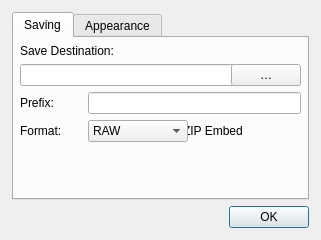
<?xml version="1.0" encoding="UTF-8"?>
<ui version="4.0">
 <class>Preferences</class>
 <widget class="QDialog" name="Preferences">
  <property name="geometry">
   <rect>
    <x>0</x>
    <y>0</y>
    <width>321</width>
    <height>240</height>
   </rect>
  </property>
  <property name="minimumSize">
   <size>
    <width>320</width>
    <height>200</height>
   </size>
  </property>
  <property name="maximumSize">
   <size>
    <width>640</width>
    <height>400</height>
   </size>
  </property>
  <property name="windowTitle">
   <string>Preferences</string>
  </property>
  <property name="windowIcon">
   <iconset resource="Resources.qrc">
    <normaloff>:/Img/app_icon.png</normaloff>:/Img/app_icon.png</iconset>
  </property>
  <property name="modal">
   <bool>true</bool>
  </property>
  <layout class="QGridLayout" name="gridLayout" rowstretch="1,0">
   <property name="leftMargin">
    <number>12</number>
   </property>
   <property name="topMargin">
    <number>12</number>
   </property>
   <property name="rightMargin">
    <number>12</number>
   </property>
   <property name="bottomMargin">
    <number>12</number>
   </property>
   <item row="1" column="0">
    <spacer name="horizontalSpacer">
     <property name="orientation">
      <enum>Qt::Horizontal</enum>
     </property>
     <property name="sizeHint" stdset="0">
      <size>
       <width>135</width>
       <height>20</height>
      </size>
     </property>
    </spacer>
   </item>
   <item row="1" column="1">
    <widget class="QDialogButtonBox" name="buttonBox">
     <property name="orientation">
      <enum>Qt::Horizontal</enum>
     </property>
     <property name="standardButtons">
      <set>QDialogButtonBox::Ok</set>
     </property>
    </widget>
   </item>
   <item row="0" column="0" colspan="2">
    <widget class="QTabWidget" name="tabWidget">
     <property name="currentIndex">
      <number>0</number>
     </property>
     <widget class="QWidget" name="saving">
      <attribute name="title">
       <string>Saving</string>
      </attribute>
      <layout class="QGridLayout" name="gridLayout_3">
       <property name="leftMargin">
        <number>6</number>
       </property>
       <property name="topMargin">
        <number>6</number>
       </property>
       <property name="rightMargin">
        <number>6</number>
       </property>
       <property name="bottomMargin">
        <number>6</number>
       </property>
       <item row="3" column="0">
        <widget class="QLabel" name="label_3">
         <property name="toolTip">
          <string>&lt;html&gt;&lt;head/&gt;&lt;body&gt;&lt;p&gt;Specify the output format for recordings.&lt;/p&gt;&lt;p&gt;Note that PNG or RAW formats generate 1 output file per frame.&lt;/p&gt;&lt;p&gt;Optionally you can choose to embded these multiple output files in a .ZIP archive.&lt;/p&gt;&lt;/body&gt;&lt;/html&gt;</string>
         </property>
         <property name="text">
          <string>Format:</string>
         </property>
        </widget>
       </item>
       <item row="0" column="0" colspan="4">
        <widget class="QLabel" name="label">
         <property name="toolTip">
          <string>&lt;html&gt;&lt;head/&gt;&lt;body&gt;&lt;p&gt;Specify where to save recordings.&lt;/p&gt;&lt;/body&gt;&lt;/html&gt;</string>
         </property>
         <property name="text">
          <string>Save Destination:</string>
         </property>
         <property name="alignment">
          <set>Qt::AlignBottom|Qt::AlignLeading|Qt::AlignLeft</set>
         </property>
        </widget>
       </item>
       <item row="3" column="2" colspan="2">
        <widget class="QCheckBox" name="zipChk">
         <property name="toolTip">
          <string>&lt;html&gt;&lt;head/&gt;&lt;body&gt;&lt;p&gt;If checked, image files will be embedded within a single .ZIP file in the save directory (rather than 1 file per frame in a subdirectory). &lt;/p&gt;&lt;/body&gt;&lt;/html&gt;</string>
         </property>
         <property name="text">
          <string>ZIP Embed</string>
         </property>
        </widget>
       </item>
       <item row="2" column="1" colspan="3">
        <widget class="QLineEdit" name="prefixLE">
         <property name="minimumSize">
          <size>
           <width>180</width>
           <height>0</height>
          </size>
         </property>
         <property name="toolTip">
          <string>&lt;html&gt;&lt;head/&gt;&lt;body&gt;&lt;p&gt;Specify a prefix to use when generating recording file names.&lt;/p&gt;&lt;p&gt;File names will be of the form &lt;span style=&quot; font-weight:600;&quot;&gt;PREFIX&lt;/span&gt;_YYYYMMDD_HHMMSS&lt;span style=&quot; font-style:italic;&quot;&gt;.EXT&lt;/span&gt;&lt;/p&gt;&lt;/body&gt;&lt;/html&gt;</string>
         </property>
        </widget>
       </item>
       <item row="1" column="0" colspan="3">
        <widget class="QLineEdit" name="destLE">
         <property name="minimumSize">
          <size>
           <width>235</width>
           <height>0</height>
          </size>
         </property>
         <property name="toolTip">
          <string>&lt;html&gt;&lt;head/&gt;&lt;body&gt;&lt;p&gt;Specify where to save recordings.&lt;/p&gt;&lt;/body&gt;&lt;/html&gt;</string>
         </property>
         <property name="text">
          <string/>
         </property>
         <property name="readOnly">
          <bool>true</bool>
         </property>
        </widget>
       </item>
       <item row="2" column="0">
        <widget class="QLabel" name="label_2">
         <property name="toolTip">
          <string>&lt;html&gt;&lt;head/&gt;&lt;body&gt;&lt;p&gt;Specify a prefix to use when generating recording file names.&lt;/p&gt;&lt;p&gt;File names will be of the form &lt;span style=&quot; font-weight:600;&quot;&gt;PREFIX&lt;/span&gt;_YYYYMMDD_HHMMSS&lt;span style=&quot; font-style:italic;&quot;&gt;.EXT&lt;/span&gt;&lt;/p&gt;&lt;/body&gt;&lt;/html&gt;</string>
         </property>
         <property name="frameShape">
          <enum>QFrame::NoFrame</enum>
         </property>
         <property name="text">
          <string>Prefix:</string>
         </property>
        </widget>
       </item>
       <item row="3" column="1">
        <widget class="QComboBox" name="formatCB">
         <property name="minimumSize">
          <size>
           <width>100</width>
           <height>0</height>
          </size>
         </property>
         <property name="toolTip">
          <string>&lt;html&gt;&lt;head/&gt;&lt;body&gt;&lt;p&gt;Specify the output format for recordings.&lt;/p&gt;&lt;p&gt;Note that PNG or RAW formats generate 1 output file per frame.&lt;/p&gt;&lt;p&gt;Optionally you can choose to embded these multiple output files in a .ZIP archive.&lt;/p&gt;&lt;/body&gt;&lt;/html&gt;</string>
         </property>
         <item>
          <property name="text">
           <string>RAW</string>
          </property>
         </item>
         <item>
          <property name="text">
           <string>PNG</string>
          </property>
         </item>
         <item>
          <property name="text">
           <string>MJPEG</string>
          </property>
         </item>
        </widget>
       </item>
       <item row="4" column="0">
        <spacer name="verticalSpacer_3">
         <property name="orientation">
          <enum>Qt::Vertical</enum>
         </property>
         <property name="sizeHint" stdset="0">
          <size>
           <width>20</width>
           <height>5</height>
          </size>
         </property>
        </spacer>
       </item>
       <item row="1" column="3">
        <widget class="QPushButton" name="destBut">
         <property name="toolTip">
          <string>&lt;html&gt;&lt;head/&gt;&lt;body&gt;&lt;p&gt;Specify where to save recordings.&lt;/p&gt;&lt;/body&gt;&lt;/html&gt;</string>
         </property>
         <property name="text">
          <string>…</string>
         </property>
         <property name="flat">
          <bool>false</bool>
         </property>
        </widget>
       </item>
      </layout>
     </widget>
     <widget class="QWidget" name="appearance">
      <attribute name="title">
       <string>Appearance</string>
      </attribute>
      <layout class="QGridLayout" name="gridLayout_2">
       <item row="0" column="0">
        <spacer name="verticalSpacer_2">
         <property name="orientation">
          <enum>Qt::Vertical</enum>
         </property>
         <property name="sizeHint" stdset="0">
          <size>
           <width>20</width>
           <height>43</height>
          </size>
         </property>
        </spacer>
       </item>
       <item row="1" column="0" colspan="2">
        <widget class="QCheckBox" name="darkModeChk">
         <property name="toolTip">
          <string>&lt;html&gt;&lt;head/&gt;&lt;body&gt;&lt;p&gt;If checked, the application will use a 'dark' mode UI.&lt;/p&gt;&lt;p&gt;If unchecked, the application will use the system default UI.&lt;/p&gt;&lt;p&gt;Changing this setting will take effect the next time the application is restarted.&lt;/p&gt;&lt;/body&gt;&lt;/html&gt;</string>
         </property>
         <property name="text">
          <string>Use dark mode UI (restart required)</string>
         </property>
         <property name="checked">
          <bool>true</bool>
         </property>
        </widget>
       </item>
       <item row="2" column="1">
        <spacer name="verticalSpacer">
         <property name="orientation">
          <enum>Qt::Vertical</enum>
         </property>
         <property name="sizeHint" stdset="0">
          <size>
           <width>20</width>
           <height>43</height>
          </size>
         </property>
        </spacer>
       </item>
      </layout>
     </widget>
    </widget>
   </item>
  </layout>
 </widget>
 <resources>
  <include location="Resources.qrc"/>
 </resources>
 <connections>
  <connection>
   <sender>buttonBox</sender>
   <signal>accepted()</signal>
   <receiver>Preferences</receiver>
   <slot>accept()</slot>
   <hints>
    <hint type="sourcelabel">
     <x>248</x>
     <y>254</y>
    </hint>
    <hint type="destinationlabel">
     <x>157</x>
     <y>274</y>
    </hint>
   </hints>
  </connection>
  <connection>
   <sender>buttonBox</sender>
   <signal>rejected()</signal>
   <receiver>Preferences</receiver>
   <slot>reject()</slot>
   <hints>
    <hint type="sourcelabel">
     <x>316</x>
     <y>260</y>
    </hint>
    <hint type="destinationlabel">
     <x>286</x>
     <y>274</y>
    </hint>
   </hints>
  </connection>
 </connections>
</ui>
